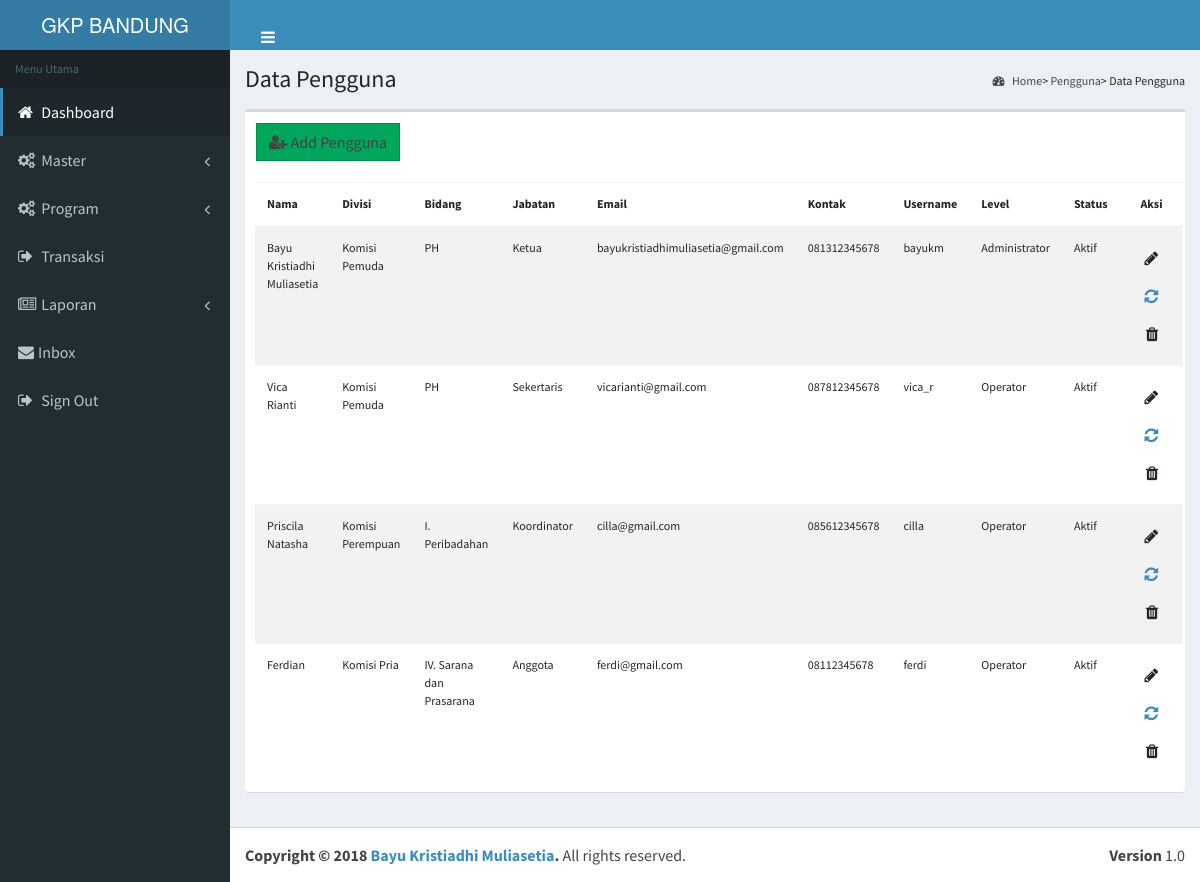
/main/user.php (signed in), run on an earlier commit of the app's database.
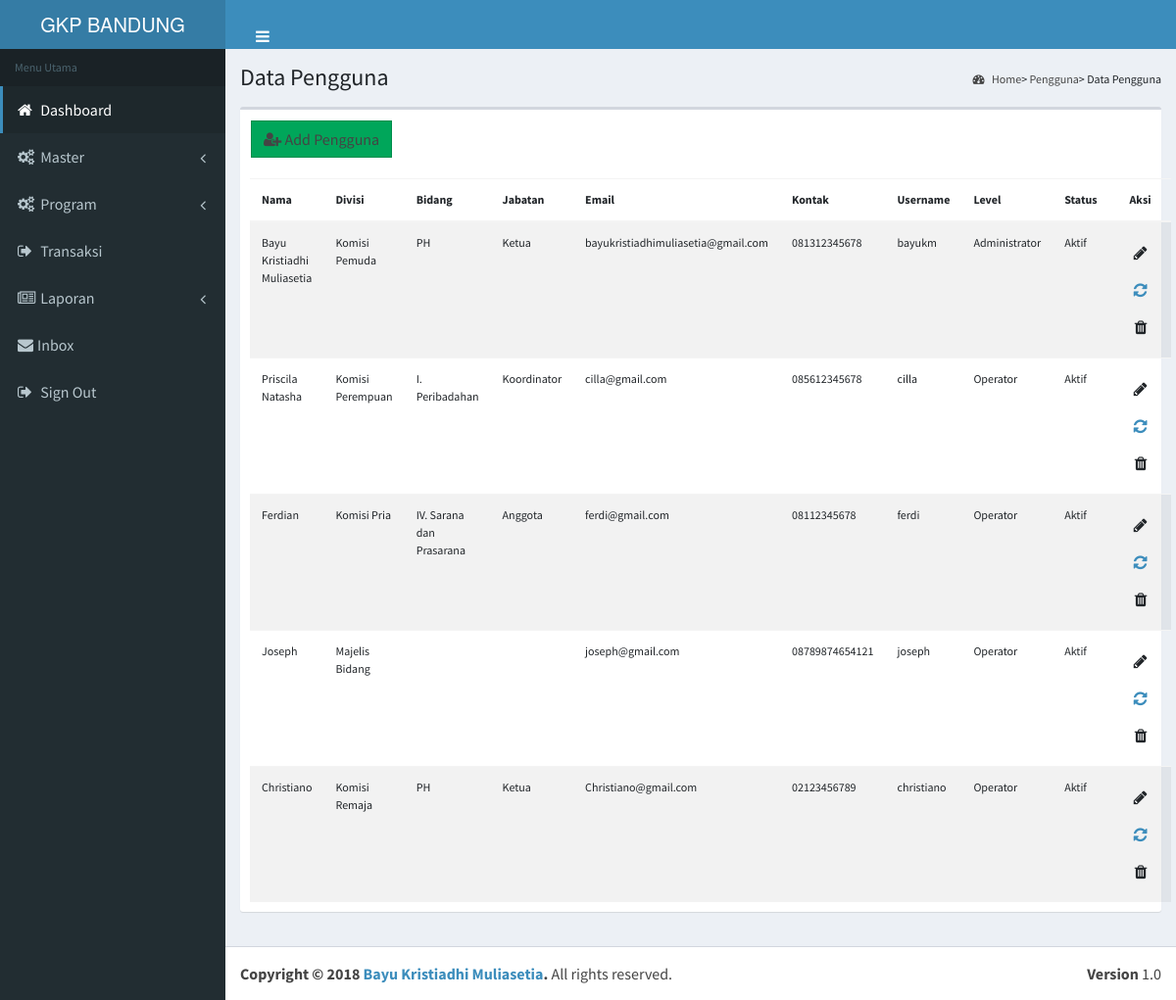
And on a later commit of the database.
### tables this page shows
CREATE TABLE `tbl_user` (
  `usr_id` int(3) NOT NULL,
  `role_id` int(2) NOT NULL,
  `ktgdiv_id` int(2) NOT NULL,
  `div_id` int(2) DEFAULT NULL,
  `bid_id` int(2) DEFAULT NULL,
  `jab_id` int(2) DEFAULT NULL,
  `usr_nama` varchar(25) NOT NULL,
  `usr_pswd` varchar(100) NOT NULL,
  `usr_name_comp` varchar(50) NOT NULL,
  `usr_email` varchar(35) DEFAULT NULL,
  `usr_phone` varchar(15) DEFAULT NULL,
  `usr_stat` tinyint(1) DEFAULT '1'
);

CREATE TABLE `tbl_divisi` (
  `div_id` int(2) NOT NULL,
  `ktgdiv_id` int(2) NOT NULL,
  `div_nama` varchar(50) NOT NULL,
  `div_desc` varchar(100) NOT NULL
);

CREATE TABLE `tbl_bidang` (
  `bid_id` int(2) NOT NULL,
  `bid_nama` varchar(50) NOT NULL,
  `bid_desc` varchar(100) NOT NULL
);

CREATE TABLE `tbl_jabatan` (
  `jab_id` int(2) NOT NULL,
  `jab_nama` varchar(25) NOT NULL,
  `jab_desc` varchar(100) NOT NULL
);

CREATE TABLE `tbl_role` (
  `role_id` int(2) NOT NULL,
  `role_nama` varchar(15) NOT NULL
);

### main/user.php (the view, shortened to what the changed rows need)
<?php
  include("../control/functions.php");
  ?>
<!DOCTYPE html>
<html>
<head>
  <link rel="stylesheet" href="../assets/bootstrap/css/bootstrap.min.css">
  <link rel="stylesheet" href="../assets/font-awesome/css/font-awesome.min.css">
  <link rel="stylesheet" href="../assets/plugins/jvectormap/jquery-jvectormap-1.2.2.css">
  <link rel="stylesheet" href="../assets/dist/css/AdminLTE.min.css">
  <link rel="stylesheet" href="../assets/dist/css/skins/_all-skins.min.css">
  <link rel="stylesheet" href="../assets/switch_btn.css">
  <link rel="stylesheet" href="../assets/plugins/datatables/jquery.datatables.min.css">
</head>
<body class="hold-transition skin-blue sidebar-mini">
<div class="wrapper">
  <div class="content-wrapper" id="konten">
    <section class="content-header" style="width: 100%;">
      <h1>
        Data Pengguna
      </h1>
    </section>
    <section class="content" style="width: 100%;">
        <div class="col-xs-12">
          <div class="box">
            <div class="box-body">
              <table id="usertab" class="table table-striped" style="font-size:12px;">
                <thead>
                <tr>
                    <th>Nama</th>
                    <th>Divisi</th>
                    <th>Bidang</th>
                    <th>Jabatan</th>
                    <th>Email</th>
                    <th>Kontak</th>
                    <th>Username</th>
                    <th>Level</th>
                    <th>Status</th>
                    <th style="text-align:center;">Aksi</th>
                </tr>
                </thead>
                <tbody>
                  <?php
                        $get_user = "SELECT a.usr_id,f.bid_nama,b.jab_nama,c.ktgdiv_nama,
                                          d.div_nama,e.role_nama, a.usr_name_comp,a.usr_nama,
                                          a.usr_email,a.usr_phone,a.usr_stat
                                    FROM
                                        tbl_user a LEFT JOIN tbl_jabatan b ON a.jab_id = b.jab_id
                                        LEFT JOIN tbl_ktgdiv c ON a.ktgdiv_id = c.ktgdiv_id
                                        LEFT JOIN tbl_divisi d ON a.div_id = d.div_id
                                        LEFT JOIN tbl_role e ON a.role_id = e.role_id
                                        LEFT JOIN tbl_bidang f ON a.bid_id = f.bid_id
                                    WHERE a.usr_stat = '1'";
                        $exec_user = mysqli_query($conn,$get_user);
                        if(mysqli_num_rows($exec_user) > 0)
                        {
                            while($row=mysqli_fetch_array($exec_user,MYSQLI_ASSOC))
                            {
                                  $userId = $row['usr_id'];
                                ?>
                                <tr>
                                    <td><?php echo $row['usr_name_comp'];?></td>
                                    <td><?php echo $row['div_nama'];?></td>
                                    <td><?php echo $row['bid_nama'];?></td>
                                    <td><?php echo $row['jab_nama'];?></td>
                                    <td><?php echo $row['usr_email'];?></td>
                                    <td><?php echo $row['usr_phone'];?></td>
                                    <td><?php echo $row['usr_nama'];?></td>
                                    <td><?php echo $row['role_nama'];?></td>
                                    <td><?php
                                            if($row['usr_stat'] == '1')
                                            {
                                                echo "Aktif";
                                            }
                                            else
                                            {
                                                echo "Non-aktif";
                                            }
                                        ?>
                                    </td>
                                    <td style="text-align:right;">
                                        <a class="btn" data-toggle="modal" data-target="#userEdit<? echo $userId;?>"><span class="fa fa-pencil"></span></a>
                                        <a class="btn" href="#"><span class="fa fa-refresh"></span></a>
                                        <a class="btn" data-toggle="modal" data-target="#userDelete<? echo $userId;?>"><span class="fa fa-trash"></span></a>
                                    </td>
                                </tr>
                              <?
                            }
                        }
                  ?>
                </tbody>
              </table>
            </div>
          </div>
        </div>
    </section>
  </div>
</div>
</body>
</html>

What changed in the data, as far as the page shows it:
no longer on this page (row edited): tbl_user: usr_name_comp "Vica Rianti", div.div_nama "Komisi Pemuda", bid.bid_nama "PH", jab.jab_nama "Sekertaris", usr_email "vicarianti@gmail.com", usr_phone "087812345678", usr_nama "vica_r", role.role_nama "Operator", usr_stat "Aktif"
added tbl_user: usr_name_comp "Joseph", div.div_nama "Majelis Bidang", usr_email "joseph@gmail.com", usr_phone "08789874654121", usr_nama "joseph", role.role_nama "Operator", usr_stat "Aktif"
added tbl_user: usr_name_comp "Christiano", div.div_nama "Komisi Remaja", bid.bid_nama "PH", jab.jab_nama "Ketua", usr_email "Christiano@gmail.com", usr_phone "02123456789", usr_nama "christiano", role.role_nama "Operator", usr_stat "Aktif"
